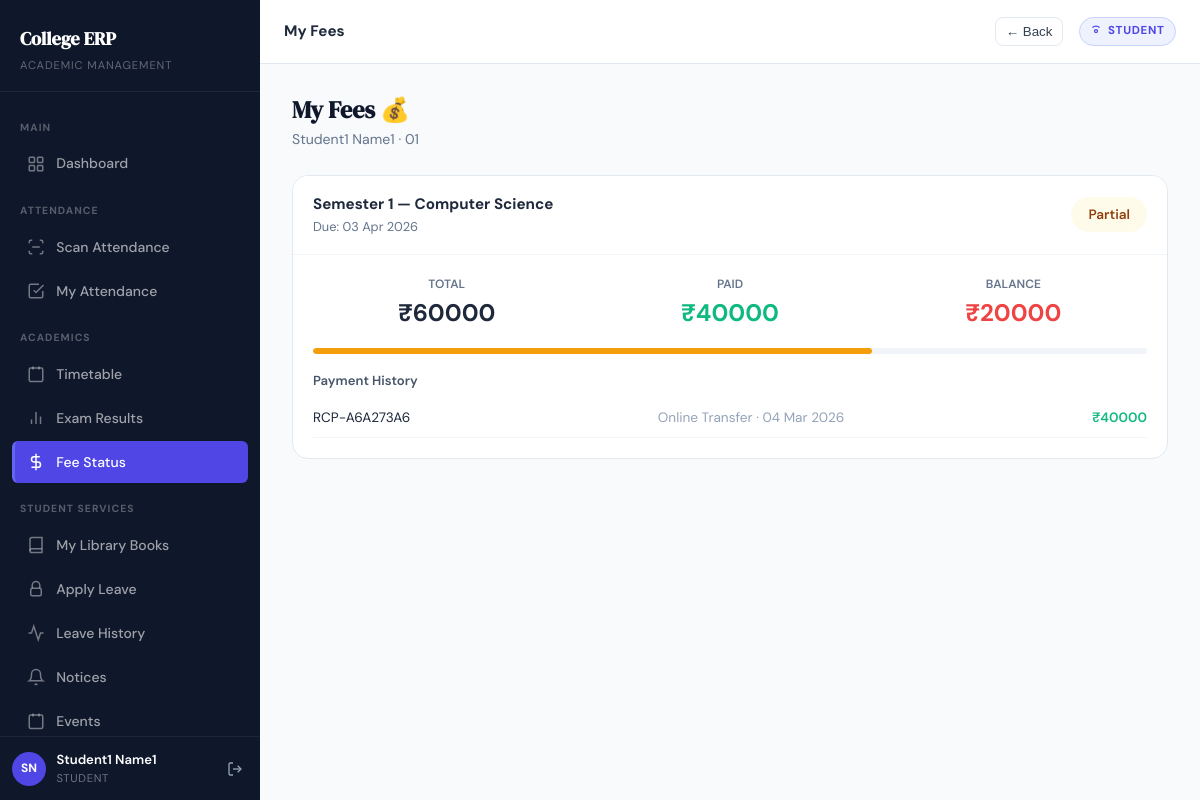
Page /fees/my-fees/ (signed in) on the committed database.
### apps/accounts/models.py (models this page shows, shortened)
class CustomUser(AbstractUser):
    first_name    = models.CharField(max_length=100)
    last_name     = models.CharField(max_length=100)
    email         = models.EmailField(unique=True)
    mobile_number = models.CharField(max_length=10, unique=True, null=True, blank=True)
    role          = models.CharField(max_length=20, choices=Role.choices)
    is_verified   = models.BooleanField(default=False)
    is_approved   = models.BooleanField(default=False)
    class Meta:
        indexes = [
            models.Index(fields=["role"]),
            models.Index(fields=["is_approved"]),
        ]
    @property
    def full_name(self):
        return f"{self.first_name} {self.last_name}".strip() or self.username
    @property
    def is_student(self):
        return self.role == Role.STUDENT

class StudentProfile(models.Model):
    user              = models.OneToOneField(
        CustomUser, on_delete=models.CASCADE, related_name="student_profile"
    )
    section           = models.ForeignKey(
        "academics.Section", on_delete=models.CASCADE, related_name="students"
    )
    admission_number  = models.CharField(max_length=30, unique=True)
    enrollment_number = models.CharField(max_length=30, unique=True)
    application_number = models.CharField(max_length=30, unique=True, null=True, blank=True)
    roll_number       = models.CharField(max_length=20)
    father_name       = models.CharField(max_length=120, blank=True)
    mother_name       = models.CharField(max_length=120, blank=True)
    date_of_birth     = models.DateField(null=True, blank=True)
    gender            = models.CharField(max_length=20, blank=True)
    blood_group       = models.CharField(max_length=5, blank=True)
    address_line_1    = models.CharField(max_length=255, blank=True)
    address_line_2    = models.CharField(max_length=255, blank=True)
    city              = models.CharField(max_length=100, blank=True)
    state             = models.CharField(max_length=100, blank=True)
    pincode           = models.CharField(max_length=10, blank=True)
    guardian_phone    = models.CharField(max_length=15, blank=True)
    class Meta:
        ordering = ["roll_number"]

### apps/fees/models.py (models this page shows, shortened)
class StudentFee(TimeStampedModel):
    student = models.ForeignKey(
        StudentProfile, on_delete=models.CASCADE, related_name="fees"
    )
    semester = models.ForeignKey(
        Semester, on_delete=models.CASCADE, related_name="student_fees"
    )
    total_amount = models.DecimalField(max_digits=10, decimal_places=2)
    paid_amount = models.DecimalField(max_digits=10, decimal_places=2, default=0)
    due_date = models.DateField()
    is_paid = models.BooleanField(default=False)
    class Meta:
        unique_together = ("student", "semester")
        ordering = ["-created_at"]
    @property
    def balance(self):
        return self.total_amount - self.paid_amount
    @property
    def status(self):
        if self.is_paid:
            return "Paid"
        if self.paid_amount > 0:
            return "Partial"
        return "Unpaid"

class Payment(TimeStampedModel):
    student_fee = models.ForeignKey(
        StudentFee, on_delete=models.CASCADE, related_name="payments"
    )
    amount = models.DecimalField(max_digits=10, decimal_places=2)
    payment_date = models.DateTimeField(auto_now_add=True)
    method = models.CharField(max_length=20, choices=PAYMENT_METHODS, default="CASH")
    receipt_number = models.CharField(
        max_length=50, unique=True, blank=True
    )
    remarks = models.CharField(max_length=200, blank=True)
    class Meta:
        ordering = ["-payment_date"]

### apps/academics/models.py (models this page shows, shortened)
class Semester(TimeStampedModel):
    course = models.ForeignKey(
        Course, on_delete=models.CASCADE, related_name="semesters"
    )
    number = models.PositiveIntegerField()
    class Meta:
        ordering = ["number"]
        unique_together = ("course", "number")

class Course(TimeStampedModel):
    program = models.ForeignKey(
        Program, on_delete=models.CASCADE, related_name="courses"
    )
    name = models.CharField(max_length=100)
    class Meta:
        ordering = ["name"]
        unique_together = ("program", "name")

### apps/fees/views.py (the view)
# urls.py: path("my-fees/",                  views.my_fees,              name="my_fees"),
@login_required
def my_fees(request):
    if not request.user.is_student:
        messages.error(request, "Access denied.")
        return redirect("dashboard")
    if not hasattr(request.user, "student_profile"):
        messages.error(request, "Student profile not set up.")
        return redirect("dashboard")
    profile = request.user.student_profile
    fees = StudentFee.objects.filter(
        student=profile
    ).select_related("semester__course").prefetch_related("payments").order_by("-semester__number")
    return render(request, "fees/my_fees.html", {
        "profile": profile,
        "fees": fees,
    })

### templates/fees/my_fees.html (shortened to what this page needs)
{% extends "base.html" %}
{% block topbar_title %}My Fees{% endblock %}
{% block content %}
<div class="page-header fade-in-up">
    <div>
        <div class="page-header-title">My Fees 💰</div>
        <div class="page-header-subtitle">{{ profile.user.full_name }} · {{ profile.roll_number }}</div>
    </div>
</div>
{% for fee in fees %}
<div class="card fade-in-up" style="margin-bottom:1.25rem">
    <div class="card-header">
        <div>
            <div class="card-title">Semester {{ fee.semester.number }} — {{ fee.semester.course.name }}</div>
            <div style="font-size:.8rem;color:var(--gray-500);margin-top:.1rem">Due: {{ fee.due_date|date:"d M Y" }}
            </div>
        </div>
        <span
            class="status-badge {% if fee.is_paid %}open{% elif fee.paid_amount > 0 %}pending{% else %}locked{% endif %}"
            style="font-size:.85rem;padding:.35rem 1rem">
            {{ fee.status }}
        </span>
    </div>
    <div class="card-body">
        <div style="display:grid;grid-template-columns:repeat(3,1fr);gap:1rem;text-align:center;margin-bottom:1rem">
            <div>
                <div style="font-size:.75rem;color:var(--gray-500);text-transform:uppercase;font-weight:600">Total</div>
                <div style="font-size:1.5rem;font-weight:700">₹{{ fee.total_amount|floatformat:0 }}</div>
            </div>
            <div>
                <div style="font-size:.75rem;color:var(--gray-500);text-transform:uppercase;font-weight:600">Paid</div>
                <div style="font-size:1.5rem;font-weight:700;color:var(--success)">₹{{ fee.paid_amount|floatformat:0 }}
                </div>
            </div>
            <div>
                <div style="font-size:.75rem;color:var(--gray-500);text-transform:uppercase;font-weight:600">Balance
                </div>
                <div
                    style="font-size:1.5rem;font-weight:700;color:{% if fee.balance > 0 %}var(--danger){% else %}var(--success){% endif %}">
                    ₹{{ fee.balance|floatformat:0 }}</div>
            </div>
        </div>
        <div class="progress-bar-track">
            <div class="progress-bar-fill {% if fee.is_paid %}good{% elif fee.paid_amount > 0 %}warning{% else %}low{% endif %}"
                style="width:{% widthratio fee.paid_amount fee.total_amount 100 %}%"></div>
        </div>
        {% if fee.payments.all %}
        <div style="margin-top:1rem">
            <div style="font-size:.82rem;font-weight:600;color:var(--gray-600);margin-bottom:.5rem">Payment History
            </div>
            {% for p in fee.payments.all %}
            <div
                style="display:flex;justify-content:space-between;padding:.5rem 0;border-bottom:1px solid var(--gray-100);font-size:.85rem">
                <span>{{ p.receipt_number }}</span>
                <span class="text-muted">{{ p.get_method_display }} · {{ p.payment_date|date:"d M Y" }}</span>
                <span style="font-weight:600;color:var(--success)">₹{{ p.amount|floatformat:0 }}</span>
            </div>
            {% endfor %}
        </div>
        {% endif %}
    </div>
</div>
{% empty %}
<div class="alert alert-info fade-in-up">💰 No fee records found.</div>
{% endfor %}
{% endblock %}

### templates/base.html (shortened to what this page needs)
{% load static %}
<!DOCTYPE html>
<html lang="en">
<head>
  <link rel="stylesheet" href="{% static 'css/style.css' %}">
</head>
<body>
{% if request.user.is_authenticated %}
<div class="app-shell">
  <aside class="sidebar" id="sidebar">
    <div class="sidebar-logo">
      <a href="{% url 'dashboard' %}" class="sidebar-logo-text">College ERP</a>
      <div class="sidebar-logo-sub">Academic Management</div>
    </div>
    <nav class="sidebar-nav">
      <div class="sidebar-section-label">Main</div>
      <a href="{% url 'dashboard' %}"
         class="sidebar-link {% if request.resolver_match.url_name == 'dashboard' %}active{% endif %}">
        <svg viewBox="0 0 24 24" fill="none" stroke="currentColor" stroke-width="2">
          <rect x="3" y="3" width="7" height="7" rx="1"/><rect x="14" y="3" width="7" height="7" rx="1"/>
          <rect x="14" y="14" width="7" height="7" rx="1"/><rect x="3" y="14" width="7" height="7" rx="1"/>
        </svg>
        Dashboard
      </a>
      {% if request.user.role == "STUDENT" %}
      <div class="sidebar-section-label">Attendance</div>
      <a href="{% url 'scan_attendance' %}"
         class="sidebar-link {% if request.resolver_match.url_name == 'scan_attendance' %}active{% endif %}">
        <svg viewBox="0 0 24 24" fill="none" stroke="currentColor" stroke-width="2">
          <path d="M3 7V5a2 2 0 0 1 2-2h2"/><path d="M21 7V5a2 2 0 0 0-2-2h-2"/>
          <path d="M3 17v2a2 2 0 0 0 2 2h2"/><path d="M21 17v2a2 2 0 0 1-2 2h-2"/>
          <line x1="7" y1="12" x2="17" y2="12"/>
        </svg>
        Scan Attendance
      </a>
      <a href="{% url 'my_attendance' %}"
         class="sidebar-link {% if request.resolver_match.url_name == 'my_attendance' %}active{% endif %}">
        <svg viewBox="0 0 24 24" fill="none" stroke="currentColor" stroke-width="2">
          <polyline points="9 11 12 14 22 4"/><path d="M21 12v7a2 2 0 0 1-2 2H5a2 2 0 0 1-2-2V5a2 2 0 0 1 2-2h11"/>
        </svg>
        My Attendance
      </a>
      <div class="sidebar-section-label">Academics</div>
      <a href="{% url 'my_timetable' %}"
         class="sidebar-link {% if request.resolver_match.url_name == 'my_timetable' %}active{% endif %}">
        <svg viewBox="0 0 24 24" fill="none" stroke="currentColor" stroke-width="2">
          <rect x="3" y="4" width="18" height="18" rx="2"/><line x1="16" y1="2" x2="16" y2="6"/><line x1="8" y1="2" x2="8" y2="6"/>
        </svg>
        Timetable
      </a>
      <a href="{% url 'my_results' %}"
         class="sidebar-link {% if request.resolver_match.url_name == 'my_results' %}active{% endif %}">
        <svg viewBox="0 0 24 24" fill="none" stroke="currentColor" stroke-width="2">
          <line x1="18" y1="20" x2="18" y2="10"/><line x1="12" y1="20" x2="12" y2="4"/><line x1="6" y1="20" x2="6" y2="14"/>
        </svg>
        Exam Results
      </a>
      <a href="{% url 'my_fees' %}"
         class="sidebar-link {% if request.resolver_match.url_name == 'my_fees' %}active{% endif %}">
        <svg viewBox="0 0 24 24" fill="none" stroke="currentColor" stroke-width="2">
          <line x1="12" y1="1" x2="12" y2="23"/><path d="M17 5H9.5a3.5 3.5 0 0 0 0 7h5a3.5 3.5 0 0 1 0 7H6"/>
        </svg>
        Fee Status
      </a>
      <div class="sidebar-section-label">Student Services</div>
      <a href="{% url 'my_books' %}"
         class="sidebar-link {% if request.resolver_match.url_name == 'my_books' %}active{% endif %}">
        <svg viewBox="0 0 24 24" fill="none" stroke="currentColor" stroke-width="2">
          <path d="M4 19.5A2.5 2.5 0 0 1 6.5 17H20"/><path d="M6.5 2H20v20H6.5A2.5 2.5 0 0 1 4 19.5V4.5A2.5 2.5 0 0 1 6.5 2z"/>
        </svg>
        My Library Books
      </a>
      <a href="{% url 'apply_leave' %}"
         class="sidebar-link {% if request.resolver_match.url_name == 'apply_leave' %}active{% endif %}">
        <svg viewBox="0 0 24 24" fill="none" stroke="currentColor" stroke-width="2">
          <path d="M7 11V7a5 5 0 0 1 10 0v4"/><rect x="5" y="11" width="14" height="10" rx="2"/>
        </svg>
        Apply Leave
      </a>
      <a href="{% url 'leave_history' %}"
         class="sidebar-link {% if request.resolver_match.url_name == 'leave_history' %}active{% endif %}">
        <svg viewBox="0 0 24 24" fill="none" stroke="currentColor" stroke-width="2">
          <polyline points="22 12 18 12 15 21 9 3 6 12 2 12"/>
        </svg>
        Leave History
      </a>
      <a href="{% url 'notice_list' %}"
         class="sidebar-link {% if request.resolver_match.url_name == 'notice_list' %}active{% endif %}">
        <svg viewBox="0 0 24 24" fill="none" stroke="currentColor" stroke-width="2">
          <path d="M18 8a6 6 0 0 0-12 0c0 7-3 9-3 9h18s-3-2-3-9"/><path d="M13.73 21a2 2 0 0 1-3.46 0"/>
        </svg>
        Notices
      </a>
      <a href="{% url 'event_list' %}"
         class="sidebar-link {% if request.resolver_match.url_name == 'event_list' %}active{% endif %}">
        <svg viewBox="0 0 24 24" fill="none" stroke="currentColor" stroke-width="2">
          <rect x="3" y="4" width="18" height="18" rx="2"/><line x1="16" y1="2" x2="16" y2="6"/><line x1="8" y1="2" x2="8" y2="6"/>
        </svg>
        Events
      </a>
      {% endif %}
    </nav>
    <div class="sidebar-footer">
      <div class="sidebar-user">
        <div class="sidebar-avatar">
          {{ request.user.first_name|first|upper }}{{ request.user.last_name|first|upper }}
        </div>
        <div class="sidebar-user-info">
          <div class="sidebar-user-name">{{ request.user.full_name }}</div>
          <div class="sidebar-user-role">{{ request.user.get_role_display }}</div>
        </div>
        <form method="post" action="{% url 'logout' %}" style="margin:0;">
          <button type="submit" class="sidebar-logout" title="Logout" style="border:none;background:transparent;cursor:pointer;">
            <svg width="16" height="16" viewBox="0 0 24 24" fill="none" stroke="currentColor" stroke-width="2">
              <path d="M9 21H5a2 2 0 0 1-2-2V5a2 2 0 0 1 2-2h4"/>
              <polyline points="16 17 21 12 16 7"/><line x1="21" y1="12" x2="9" y2="12"/>
            </svg>
          </button>
        </form>
      </div>
    </div>
  </aside>
  <div class="main-content">
    <header class="topbar">
      <span class="topbar-title">{% block topbar_title %}Dashboard{% endblock %}</span>
      <button
        type="button"
        onclick="if (window.history.length > 1) { window.history.back(); } else { window.location.href='{% url 'dashboard' %}'; }"
        style="margin-left:.75rem;border:1px solid var(--gray-200);background:#fff;border-radius:.5rem;padding:.35rem .6rem;cursor:pointer;color:var(--gray-700);font-weight:500;"
        aria-label="Go back"
        title="Go back"
      >
        ← Back
      </button>
      <span class="topbar-badge">
        <svg width="12" height="12" viewBox="0 0 24 24" fill="none" stroke="currentColor" stroke-width="2.5">
          <circle cx="12" cy="12" r="3"/>
          <path d="M19.07 4.93A10 10 0 0 0 12 2a10 10 0 0 0-7.07 2.93"/>
        </svg>
        {{ request.user.get_role_display }}
      </span>
    </header>
    <main class="page-content">
      {% block content %}{% endblock %}
    </main>
  </div>
</div>
{% else %}
<!-- ════════════════════════════════════════════════════════
     UNAUTHENTICATED LAYOUT (no sidebar)
═════════════════════════════════════════════════════════ -->
{% block outer_content %}{% endblock %}
{% endif %}
</body>
</html>

### rows in the picture
CustomUser: user.first_name|first "S", user.last_name|first "N", user.full_name "Student1 Name1", user.role "STUDENT"
StudentProfile: user.full_name "Student1 Name1", roll_number "01"
StudentFee: semester.number "1", semester.course.name "Computer Science", due_date "03 Apr 2026", status "Partial", total_amount "60000", paid_amount "40000", balance "20000"
Payment: receipt_number "RCP-A6A273A6", method "Online Transfer", payment_date "04 Mar 2026", amount "40000"
